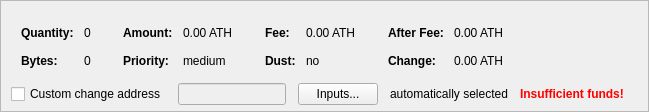
    <widget class="QFrame" name="frameCoinControl">
     <property name="sizePolicy">
      <sizepolicy hsizetype="Expanding" vsizetype="Expanding">
       <horstretch>0</horstretch>
       <verstretch>0</verstretch>
      </sizepolicy>
     </property>
     <property name="maximumSize">
      <size>
       <width>16777215</width>
       <height>16777215</height>
      </size>
     </property>
     <property name="frameShape">
      <enum>QFrame::StyledPanel</enum>
     </property>
     <property name="frameShadow">
      <enum>QFrame::Sunken</enum>
     </property>
     <layout class="QVBoxLayout" name="verticalLayoutCoinControl2">
      <property name="spacing">
       <number>0</number>
      </property>
      <property name="leftMargin">
       <number>0</number>
      </property>
      <property name="topMargin">
       <number>0</number>
      </property>
      <property name="rightMargin">
       <number>0</number>
      </property>
      <property name="bottomMargin">
       <number>6</number>
      </property>
      <item>
       <layout class="QVBoxLayout" name="verticalLayoutCoinControl" stretch="0,0,0">
        <property name="spacing">
         <number>0</number>
        </property>
        <property name="leftMargin">
         <number>10</number>
        </property>
        <property name="topMargin">
         <number>10</number>
        </property>
        <item>
         <layout class="QHBoxLayout" name="horizontalLayoutCoinControl2" stretch="0">
          <property name="spacing">
           <number>8</number>
          </property>
          <property name="bottomMargin">
           <number>10</number>
          </property>
          <item>
           <spacer name="horizontalSpacerCoinControl">
            <property name="orientation">
             <enum>Qt::Horizontal</enum>
            </property>
            <property name="sizeHint" stdset="0">
             <size>
              <width>40</width>
              <height>1</height>
             </size>
            </property>
           </spacer>
          </item>
         </layout>
        </item>
        <item>
         <widget class="QWidget" name="widgetCoinControl" native="true">
          <property name="sizePolicy">
           <sizepolicy hsizetype="Preferred" vsizetype="Preferred">
            <horstretch>0</horstretch>
            <verstretch>0</verstretch>
           </sizepolicy>
          </property>
          <property name="minimumSize">
           <size>
            <width>0</width>
            <height>0</height>
           </size>
          </property>
          <property name="styleSheet">
           <string notr="true"/>
          </property>
          <layout class="QHBoxLayout" name="horizontalLayoutCoinControl5">
           <property name="leftMargin">
            <number>0</number>
           </property>
           <property name="topMargin">
            <number>0</number>
           </property>
           <property name="rightMargin">
            <number>0</number>
           </property>
           <property name="bottomMargin">
            <number>0</number>
           </property>
           <item>
            <layout class="QHBoxLayout" name="horizontalLayoutCoinControl3" stretch="0,0,0,1">
             <property name="spacing">
              <number>20</number>
             </property>
             <property name="topMargin">
              <number>0</number>
             </property>
             <property name="bottomMargin">
              <number>10</number>
             </property>
             <item>
              <layout class="QFormLayout" name="formLayoutCoinControl1">
               <property name="horizontalSpacing">
                <number>10</number>
               </property>
               <property name="verticalSpacing">
                <number>14</number>
               </property>
               <property name="leftMargin">
                <number>10</number>
               </property>
               <property name="topMargin">
                <number>4</number>
               </property>
               <property name="rightMargin">
                <number>6</number>
               </property>
               <item row="0" column="0">
                <widget class="QLabel" name="labelCoinControlQuantityText">
                 <property name="font">
                  <font>
                   <weight>75</weight>
                   <bold>true</bold>
                  </font>
                 </property>
                 <property name="text">
                  <string>Quantity:</string>
                 </property>
                 <property name="margin">
                  <number>0</number>
                 </property>
                </widget>
               </item>
               <item row="0" column="1">
                <widget class="QLabel" name="labelCoinControlQuantity">
                 <property name="cursor">
                  <cursorShape>IBeamCursor</cursorShape>
                 </property>
                 <property name="contextMenuPolicy">
                  <enum>Qt::ActionsContextMenu</enum>
                 </property>
                 <property name="text">
                  <string notr="true">0</string>
                 </property>
                 <property name="margin">
                  <number>0</number>
                 </property>
                 <property name="textInteractionFlags">
                  <set>Qt::LinksAccessibleByMouse|Qt::TextSelectableByKeyboard|Qt::TextSelectableByMouse</set>
                 </property>
                </widget>
               </item>
               <item row="1" column="0">
                <widget class="QLabel" name="labelCoinControlBytesText">
                 <property name="font">
                  <font>
                   <weight>75</weight>
                   <bold>true</bold>
                  </font>
                 </property>
                 <property name="text">
                  <string>Bytes:</string>
                 </property>
                </widget>
               </item>
               <item row="1" column="1">
                <widget class="QLabel" name="labelCoinControlBytes">
                 <property name="cursor">
                  <cursorShape>IBeamCursor</cursorShape>
                 </property>
                 <property name="contextMenuPolicy">
                  <enum>Qt::ActionsContextMenu</enum>
                 </property>
                 <property name="text">
                  <string notr="true">0</string>
                 </property>
                 <property name="textInteractionFlags">
                  <set>Qt::LinksAccessibleByMouse|Qt::TextSelectableByKeyboard|Qt::TextSelectableByMouse</set>
                 </property>
                </widget>
               </item>
              </layout>
             </item>
             <item>
              <layout class="QFormLayout" name="formLayoutCoinControl2">
               <property name="horizontalSpacing">
                <number>10</number>
               </property>
               <property name="verticalSpacing">
                <number>14</number>
               </property>
               <property name="leftMargin">
                <number>6</number>
               </property>
               <property name="topMargin">
                <number>4</number>
               </property>
               <property name="rightMargin">
                <number>6</number>
               </property>
               <item row="0" column="0">
                <widget class="QLabel" name="labelCoinControlAmountText">
                 <property name="font">
                  <font>
                   <weight>75</weight>
                   <bold>true</bold>
                  </font>
                 </property>
                 <property name="text">
                  <string>Amount:</string>
                 </property>
                 <property name="margin">
                  <number>0</number>
                 </property>
                </widget>
               </item>
               <item row="0" column="1">
                <widget class="QLabel" name="labelCoinControlAmount">
                 <property name="cursor">
                  <cursorShape>IBeamCursor</cursorShape>
                 </property>
                 <property name="contextMenuPolicy">
                  <enum>Qt::ActionsContextMenu</enum>
                 </property>
                 <property name="text">
                  <string notr="true">0.00 ATH</string>
                 </property>
                 <property name="textInteractionFlags">
                  <set>Qt::LinksAccessibleByMouse|Qt::TextSelectableByKeyboard|Qt::TextSelectableByMouse</set>
                 </property>
                </widget>
               </item>
               <item row="1" column="0">
                <widget class="QLabel" name="labelCoinControlPriorityText">
                 <property name="font">
                  <font>
                   <weight>75</weight>
                   <bold>true</bold>
                  </font>
                 </property>
                 <property name="text">
                  <string>Priority:</string>
                 </property>
                </widget>
               </item>
               <item row="1" column="1">
                <widget class="QLabel" name="labelCoinControlPriority">
                 <property name="cursor">
                  <cursorShape>IBeamCursor</cursorShape>
                 </property>
                 <property name="contextMenuPolicy">
                  <enum>Qt::ActionsContextMenu</enum>
                 </property>
                 <property name="text">
                  <string notr="true">medium</string>
                 </property>
                 <property name="textInteractionFlags">
                  <set>Qt::LinksAccessibleByMouse|Qt::TextSelectableByKeyboard|Qt::TextSelectableByMouse</set>
                 </property>
                </widget>
               </item>
              </layout>
             </item>
             <item>
              <layout class="QFormLayout" name="formLayoutCoinControl3">
               <property name="horizontalSpacing">
                <number>10</number>
               </property>
               <property name="verticalSpacing">
                <number>14</number>
               </property>
               <property name="leftMargin">
                <number>6</number>
               </property>
               <property name="topMargin">
                <number>4</number>
               </property>
               <property name="rightMargin">
                <number>6</number>
               </property>
               <item row="0" column="0">
                <widget class="QLabel" name="labelCoinControlFeeText">
                 <property name="font">
                  <font>
                   <weight>75</weight>
                   <bold>true</bold>
                  </font>
                 </property>
                 <property name="text">
                  <string>Fee:</string>
                 </property>
                 <property name="margin">
                  <number>0</number>
                 </property>
                </widget>
               </item>
               <item row="0" column="1">
                <widget class="QLabel" name="labelCoinControlFee">
                 <property name="cursor">
                  <cursorShape>IBeamCursor</cursorShape>
                 </property>
                 <property name="contextMenuPolicy">
                  <enum>Qt::ActionsContextMenu</enum>
                 </property>
                 <property name="text">
                  <string notr="true">0.00 ATH</string>
                 </property>
                 <property name="textInteractionFlags">
                  <set>Qt::LinksAccessibleByMouse|Qt::TextSelectableByKeyboard|Qt::TextSelectableByMouse</set>
                 </property>
                </widget>
               </item>
               <item row="1" column="0">
                <widget class="QLabel" name="labelCoinControlLowOutputText">
                 <property name="font">
                  <font>
                   <weight>75</weight>
                   <bold>true</bold>
                  </font>
                 </property>
                 <property name="text">
                  <string>Dust:</string>
                 </property>
                </widget>
               </item>
               <item row="1" column="1">
                <widget class="QLabel" name="labelCoinControlLowOutput">
                 <property name="cursor">
                  <cursorShape>IBeamCursor</cursorShape>
                 </property>
                 <property name="contextMenuPolicy">
                  <enum>Qt::ActionsContextMenu</enum>
                 </property>
                 <property name="text">
                  <string notr="true">no</string>
                 </property>
                 <property name="textInteractionFlags">
                  <set>Qt::LinksAccessibleByMouse|Qt::TextSelectableByKeyboard|Qt::TextSelectableByMouse</set>
                 </property>
                </widget>
               </item>
              </layout>
             </item>
             <item>
              <layout class="QFormLayout" name="formLayoutCoinControl4">
               <property name="horizontalSpacing">
                <number>10</number>
               </property>
               <property name="verticalSpacing">
                <number>14</number>
               </property>
               <property name="leftMargin">
                <number>6</number>
               </property>
               <property name="topMargin">
                <number>4</number>
               </property>
               <property name="rightMargin">
                <number>6</number>
               </property>
               <item row="0" column="0">
                <widget class="QLabel" name="labelCoinControlAfterFeeText">
                 <property name="font">
                  <font>
                   <weight>75</weight>
                   <bold>true</bold>
                  </font>
                 </property>
                 <property name="text">
                  <string>After Fee:</string>
                 </property>
                 <property name="margin">
                  <number>0</number>
                 </property>
                </widget>
               </item>
               <item row="0" column="1">
                <widget class="QLabel" name="labelCoinControlAfterFee">
                 <property name="cursor">
                  <cursorShape>IBeamCursor</cursorShape>
                 </property>
                 <property name="contextMenuPolicy">
                  <enum>Qt::ActionsContextMenu</enum>
                 </property>
                 <property name="text">
                  <string notr="true">0.00 ATH</string>
                 </property>
                 <property name="textInteractionFlags">
                  <set>Qt::LinksAccessibleByMouse|Qt::TextSelectableByKeyboard|Qt::TextSelectableByMouse</set>
                 </property>
                </widget>
               </item>
               <item row="1" column="0">
                <widget class="QLabel" name="labelCoinControlChangeText">
                 <property name="font">
                  <font>
                   <weight>75</weight>
                   <bold>true</bold>
                  </font>
                 </property>
                 <property name="text">
                  <string>Change:</string>
                 </property>
                </widget>
               </item>
               <item row="1" column="1">
                <widget class="QLabel" name="labelCoinControlChange">
                 <property name="cursor">
                  <cursorShape>IBeamCursor</cursorShape>
                 </property>
                 <property name="contextMenuPolicy">
                  <enum>Qt::ActionsContextMenu</enum>
                 </property>
                 <property name="text">
                  <string notr="true">0.00 ATH</string>
                 </property>
                 <property name="textInteractionFlags">
                  <set>Qt::LinksAccessibleByMouse|Qt::TextSelectableByKeyboard|Qt::TextSelectableByMouse</set>
                 </property>
                </widget>
               </item>
              </layout>
             </item>
            </layout>
           </item>
          </layout>
         </widget>
        </item>
        <item>
         <layout class="QHBoxLayout" name="horizontalLayoutCoinControl4" stretch="0,0,0,0,0,0">
          <property name="spacing">
           <number>12</number>
          </property>
          <property name="sizeConstraint">
           <enum>QLayout::SetDefaultConstraint</enum>
          </property>
          <property name="topMargin">
           <number>5</number>
          </property>
          <property name="rightMargin">
           <number>5</number>
          </property>
          <item>
           <widget class="QCheckBox" name="checkBoxCoinControlChange">
            <property name="toolTip">
             <string>If this is activated, but the change address is empty or invalid, change will be sent to a newly generated address.</string>
            </property>
            <property name="text">
             <string>Custom change address</string>
            </property>
           </widget>
          </item>
          <item>
           <widget class="QValidatedLineEdit" name="lineEditCoinControlChange">
            <property name="enabled">
             <bool>false</bool>
            </property>
            <property name="sizePolicy">
             <sizepolicy hsizetype="Expanding" vsizetype="Fixed">
              <horstretch>0</horstretch>
              <verstretch>0</verstretch>
             </sizepolicy>
            </property>
           </widget>
          </item>
          <item>
           <widget class="QPushButton" name="pushButtonCoinControl">
            <property name="styleSheet">
             <string notr="true"/>
            </property>
            <property name="text">
             <string>Inputs...</string>
            </property>
            <property name="autoDefault">
             <bool>false</bool>
            </property>
           </widget>
          </item>
          <item>
           <widget class="QLabel" name="labelCoinControlAutomaticallySelected">
            <property name="text">
             <string>automatically selected</string>
            </property>
            <property name="margin">
             <number>5</number>
            </property>
           </widget>
          </item>
          <item>
           <widget class="QLabel" name="labelCoinControlInsuffFunds">
            <property name="font">
             <font>
              <weight>75</weight>
              <bold>true</bold>
             </font>
            </property>
            <property name="styleSheet">
             <string notr="true">color:red;font-weight:bold;</string>
            </property>
            <property name="text">
             <string>Insufficient funds!</string>
            </property>
            <property name="margin">
             <number>5</number>
            </property>
           </widget>
          </item>
          <item>
           <widget class="QLabel" name="labelCoinControlChangeLabel">
            <property name="sizePolicy">
             <sizepolicy hsizetype="Preferred" vsizetype="Expanding">
              <horstretch>0</horstretch>
              <verstretch>0</verstretch>
             </sizepolicy>
            </property>
            <property name="minimumSize">
             <size>
              <width>0</width>
              <height>0</height>
             </size>
            </property>
            <property name="text">
             <string/>
            </property>
            <property name="margin">
             <number>3</number>
            </property>
           </widget>
          </item>
         </layout>
        </item>
       </layout>
      </item>
     </layout>
    </widget>
